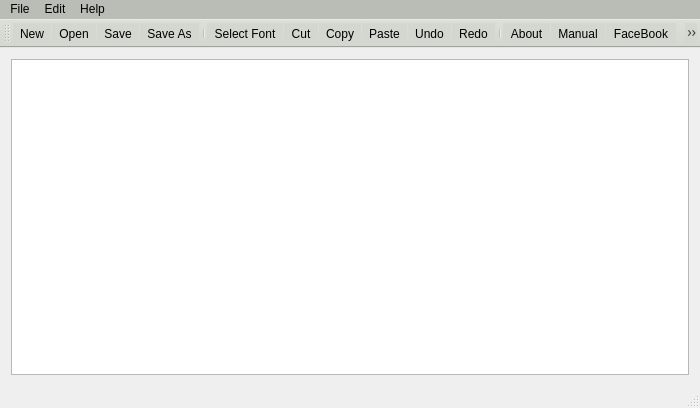
<?xml version="1.0" encoding="UTF-8"?>
<ui version="4.0">
 <class>MainWindow</class>
 <widget class="QMainWindow" name="MainWindow">
  <property name="geometry">
   <rect>
    <x>0</x>
    <y>0</y>
    <width>700</width>
    <height>408</height>
   </rect>
  </property>
  <property name="windowTitle">
   <string>MyNote</string>
  </property>
  <property name="windowIcon">
   <iconset resource="resources.qrc">
    <normaloff>:/img/Images/Note.png</normaloff>:/img/Images/Note.png</iconset>
  </property>
  <widget class="QWidget" name="centralWidget">
   <layout class="QHBoxLayout" name="horizontalLayout">
    <item>
     <widget class="QTextEdit" name="mainTextEdit">
      <property name="styleSheet">
       <string notr="true"/>
      </property>
     </widget>
    </item>
   </layout>
  </widget>
  <widget class="QMenuBar" name="menuBar">
   <property name="geometry">
    <rect>
     <x>0</x>
     <y>0</y>
     <width>700</width>
     <height>22</height>
    </rect>
   </property>
   <property name="styleSheet">
    <string notr="true">background-color: rgb(186, 189, 182);</string>
   </property>
   <widget class="QMenu" name="menuFile">
    <property name="title">
     <string>File</string>
    </property>
    <addaction name="actionNew"/>
    <addaction name="actionOpen"/>
    <addaction name="actionSave"/>
    <addaction name="actionSave_As"/>
    <addaction name="separator"/>
    <addaction name="actionExit"/>
   </widget>
   <widget class="QMenu" name="menuEdit">
    <property name="title">
     <string>Edit</string>
    </property>
    <addaction name="actionCut"/>
    <addaction name="actionCopy"/>
    <addaction name="actionPaste"/>
    <addaction name="actionSelect_All"/>
    <addaction name="separator"/>
    <addaction name="actionUndo"/>
    <addaction name="actionRedo"/>
   </widget>
   <widget class="QMenu" name="menuHelp">
    <property name="title">
     <string>Help</string>
    </property>
    <addaction name="actionAbout"/>
    <addaction name="separator"/>
    <addaction name="separator"/>
    <addaction name="actionManual"/>
    <addaction name="actionVisit_Developer_s_Site"/>
   </widget>
   <addaction name="menuFile"/>
   <addaction name="menuEdit"/>
   <addaction name="menuHelp"/>
  </widget>
  <widget class="QToolBar" name="mainToolBar">
   <property name="styleSheet">
    <string notr="true">background-color: rgb(211, 215, 207);</string>
   </property>
   <attribute name="toolBarArea">
    <enum>TopToolBarArea</enum>
   </attribute>
   <attribute name="toolBarBreak">
    <bool>false</bool>
   </attribute>
   <addaction name="actionNew"/>
   <addaction name="actionOpen"/>
   <addaction name="actionSave"/>
   <addaction name="actionSave_As"/>
   <addaction name="separator"/>
   <addaction name="actionSelect_Font"/>
   <addaction name="actionCut"/>
   <addaction name="actionCopy"/>
   <addaction name="actionPaste"/>
   <addaction name="actionUndo"/>
   <addaction name="actionRedo"/>
   <addaction name="separator"/>
   <addaction name="actionAbout"/>
   <addaction name="actionManual"/>
   <addaction name="actionFaceBook"/>
   <addaction name="actionTwitter"/>
  </widget>
  <widget class="QStatusBar" name="statusBar">
   <property name="autoFillBackground">
    <bool>true</bool>
   </property>
  </widget>
  <action name="actionNew">
   <property name="icon">
    <iconset resource="resources.qrc">
     <normaloff>:/img/Images/New.png</normaloff>:/img/Images/New.png</iconset>
   </property>
   <property name="text">
    <string>New</string>
   </property>
   <property name="shortcut">
    <string>Ctrl+N</string>
   </property>
  </action>
  <action name="actionOpen">
   <property name="icon">
    <iconset resource="resources.qrc">
     <normaloff>:/img/Images/Open.png</normaloff>:/img/Images/Open.png</iconset>
   </property>
   <property name="text">
    <string>Open</string>
   </property>
   <property name="shortcut">
    <string>Ctrl+O</string>
   </property>
  </action>
  <action name="actionSave">
   <property name="icon">
    <iconset resource="resources.qrc">
     <normaloff>:/img/Images/Save.png</normaloff>:/img/Images/Save.png</iconset>
   </property>
   <property name="text">
    <string>Save</string>
   </property>
   <property name="shortcut">
    <string>Ctrl+S</string>
   </property>
  </action>
  <action name="actionSave_As">
   <property name="icon">
    <iconset resource="resources.qrc">
     <normaloff>:/img/Images/SaveAs.png</normaloff>:/img/Images/SaveAs.png</iconset>
   </property>
   <property name="text">
    <string>Save As...</string>
   </property>
  </action>
  <action name="actionExit">
   <property name="icon">
    <iconset resource="resources.qrc">
     <normaloff>:/img/Images/Exit.png</normaloff>:/img/Images/Exit.png</iconset>
   </property>
   <property name="text">
    <string>Exit</string>
   </property>
   <property name="shortcut">
    <string>Ctrl+Q</string>
   </property>
  </action>
  <action name="actionCut">
   <property name="icon">
    <iconset resource="resources.qrc">
     <normaloff>:/img/Images/Cut.png</normaloff>:/img/Images/Cut.png</iconset>
   </property>
   <property name="text">
    <string>Cut</string>
   </property>
   <property name="shortcut">
    <string>Ctrl+X</string>
   </property>
  </action>
  <action name="actionCopy">
   <property name="icon">
    <iconset resource="resources.qrc">
     <normaloff>:/img/Images/Copy.png</normaloff>:/img/Images/Copy.png</iconset>
   </property>
   <property name="text">
    <string>Copy</string>
   </property>
   <property name="shortcut">
    <string>Ctrl+C</string>
   </property>
  </action>
  <action name="actionPaste">
   <property name="icon">
    <iconset resource="resources.qrc">
     <normaloff>:/img/Images/Paste.png</normaloff>:/img/Images/Paste.png</iconset>
   </property>
   <property name="text">
    <string>Paste</string>
   </property>
   <property name="shortcut">
    <string>Ctrl+V</string>
   </property>
  </action>
  <action name="actionSelect_All">
   <property name="text">
    <string>Select All</string>
   </property>
  </action>
  <action name="actionUndo">
   <property name="icon">
    <iconset resource="resources.qrc">
     <normaloff>:/img/Images/Undo.png</normaloff>:/img/Images/Undo.png</iconset>
   </property>
   <property name="text">
    <string>Undo</string>
   </property>
   <property name="shortcut">
    <string>Ctrl+Z</string>
   </property>
  </action>
  <action name="actionRedo">
   <property name="icon">
    <iconset resource="resources.qrc">
     <normaloff>:/img/Images/Redo.png</normaloff>:/img/Images/Redo.png</iconset>
   </property>
   <property name="text">
    <string>Redo</string>
   </property>
   <property name="shortcut">
    <string>Ctrl+Shift+Z</string>
   </property>
  </action>
  <action name="actionAbout">
   <property name="icon">
    <iconset resource="resources.qrc">
     <normaloff>:/img/Images/About.png</normaloff>:/img/Images/About.png</iconset>
   </property>
   <property name="text">
    <string>About</string>
   </property>
  </action>
  <action name="actionFaceBook">
   <property name="icon">
    <iconset resource="resources.qrc">
     <normaloff>:/img/Images/Facebook.png</normaloff>:/img/Images/Facebook.png</iconset>
   </property>
   <property name="text">
    <string>FaceBook</string>
   </property>
   <property name="toolTip">
    <string>Visit me on FaceBook</string>
   </property>
   <property name="visible">
    <bool>true</bool>
   </property>
   <property name="iconVisibleInMenu">
    <bool>true</bool>
   </property>
   <property name="shortcutVisibleInContextMenu">
    <bool>true</bool>
   </property>
  </action>
  <action name="actionTwitter">
   <property name="icon">
    <iconset resource="resources.qrc">
     <normaloff>:/img/Images/Twitter.png</normaloff>:/img/Images/Twitter.png</iconset>
   </property>
   <property name="text">
    <string>Twitter</string>
   </property>
   <property name="toolTip">
    <string>&lt;html&gt;&lt;head/&gt;&lt;body&gt;&lt;p&gt;Visit me on Twitter&lt;/p&gt;&lt;/body&gt;&lt;/html&gt;</string>
   </property>
   <property name="visible">
    <bool>false</bool>
   </property>
   <property name="iconVisibleInMenu">
    <bool>false</bool>
   </property>
  </action>
  <action name="actionSelect_Font">
   <property name="icon">
    <iconset resource="resources.qrc">
     <normaloff>:/img/Images/Fonts.png</normaloff>:/img/Images/Fonts.png</iconset>
   </property>
   <property name="text">
    <string>Select Font</string>
   </property>
  </action>
  <action name="actionVisit_Developer_s_Site">
   <property name="icon">
    <iconset resource="resources.qrc">
     <normaloff>:/img/Images/WebLink.png</normaloff>:/img/Images/WebLink.png</iconset>
   </property>
   <property name="text">
    <string>Visit Developer's Site</string>
   </property>
  </action>
  <action name="actionManual">
   <property name="icon">
    <iconset resource="resources.qrc">
     <normaloff>:/img/Images/Manual.png</normaloff>:/img/Images/Manual.png</iconset>
   </property>
   <property name="text">
    <string>Manual</string>
   </property>
  </action>
 </widget>
 <layoutdefault spacing="6" margin="11"/>
 <tabstops>
  <tabstop>mainTextEdit</tabstop>
 </tabstops>
 <resources>
  <include location="resources.qrc"/>
 </resources>
 <connections/>
</ui>
